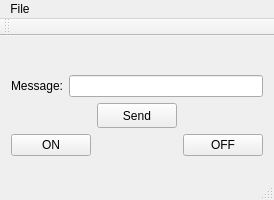
<?xml version="1.0" encoding="UTF-8"?>
<ui version="4.0">
 <class>Client</class>
 <widget class="QMainWindow" name="Client">
  <property name="geometry">
   <rect>
    <x>0</x>
    <y>0</y>
    <width>207</width>
    <height>200</height>
   </rect>
  </property>
  <property name="sizePolicy">
   <sizepolicy hsizetype="Fixed" vsizetype="Preferred">
    <horstretch>0</horstretch>
    <verstretch>0</verstretch>
   </sizepolicy>
  </property>
  <property name="windowTitle">
   <string>Client</string>
  </property>
  <widget class="QWidget" name="centralWidget">
   <layout class="QGridLayout" name="gridLayout_4">
    <item row="0" column="0">
     <layout class="QGridLayout" name="gridLayout_3">
      <item row="0" column="0">
       <layout class="QGridLayout" name="gridLayout">
        <item row="0" column="1">
         <spacer name="verticalSpacer">
          <property name="orientation">
           <enum>Qt::Vertical</enum>
          </property>
          <property name="sizeType">
           <enum>QSizePolicy::Fixed</enum>
          </property>
          <property name="sizeHint" stdset="0">
           <size>
            <width>20</width>
            <height>18</height>
           </size>
          </property>
         </spacer>
        </item>
        <item row="1" column="1">
         <widget class="QLineEdit" name="Message_lineEdit"/>
        </item>
        <item row="1" column="0">
         <widget class="QLabel" name="label">
          <property name="text">
           <string>Message:</string>
          </property>
         </widget>
        </item>
       </layout>
      </item>
      <item row="1" column="0">
       <layout class="QGridLayout" name="gridLayout_2">
        <item row="0" column="1">
         <widget class="QPushButton" name="SendButton">
          <property name="minimumSize">
           <size>
            <width>80</width>
            <height>25</height>
           </size>
          </property>
          <property name="maximumSize">
           <size>
            <width>80</width>
            <height>25</height>
           </size>
          </property>
          <property name="text">
           <string>Send</string>
          </property>
         </widget>
        </item>
        <item row="0" column="2">
         <spacer name="horizontalSpacer_2">
          <property name="orientation">
           <enum>Qt::Horizontal</enum>
          </property>
          <property name="sizeHint" stdset="0">
           <size>
            <width>40</width>
            <height>20</height>
           </size>
          </property>
         </spacer>
        </item>
        <item row="0" column="0">
         <spacer name="horizontalSpacer">
          <property name="orientation">
           <enum>Qt::Horizontal</enum>
          </property>
          <property name="sizeHint" stdset="0">
           <size>
            <width>40</width>
            <height>20</height>
           </size>
          </property>
         </spacer>
        </item>
        <item row="1" column="0">
         <widget class="QPushButton" name="ON_pushButton">
          <property name="text">
           <string>ON</string>
          </property>
         </widget>
        </item>
        <item row="1" column="2">
         <widget class="QPushButton" name="OFF_pushButton">
          <property name="text">
           <string>OFF</string>
          </property>
         </widget>
        </item>
       </layout>
      </item>
     </layout>
    </item>
   </layout>
  </widget>
  <widget class="QMenuBar" name="menuBar">
   <property name="geometry">
    <rect>
     <x>0</x>
     <y>0</y>
     <width>207</width>
     <height>21</height>
    </rect>
   </property>
   <widget class="QMenu" name="menuFile">
    <property name="title">
     <string>File</string>
    </property>
    <addaction name="separator"/>
    <addaction name="actionExit"/>
   </widget>
   <addaction name="menuFile"/>
  </widget>
  <widget class="QToolBar" name="mainToolBar">
   <attribute name="toolBarArea">
    <enum>TopToolBarArea</enum>
   </attribute>
   <attribute name="toolBarBreak">
    <bool>false</bool>
   </attribute>
  </widget>
  <widget class="QStatusBar" name="statusBar"/>
  <action name="actionExit">
   <property name="text">
    <string>Exit</string>
   </property>
  </action>
 </widget>
 <layoutdefault spacing="6" margin="11"/>
 <resources/>
 <connections/>
</ui>
